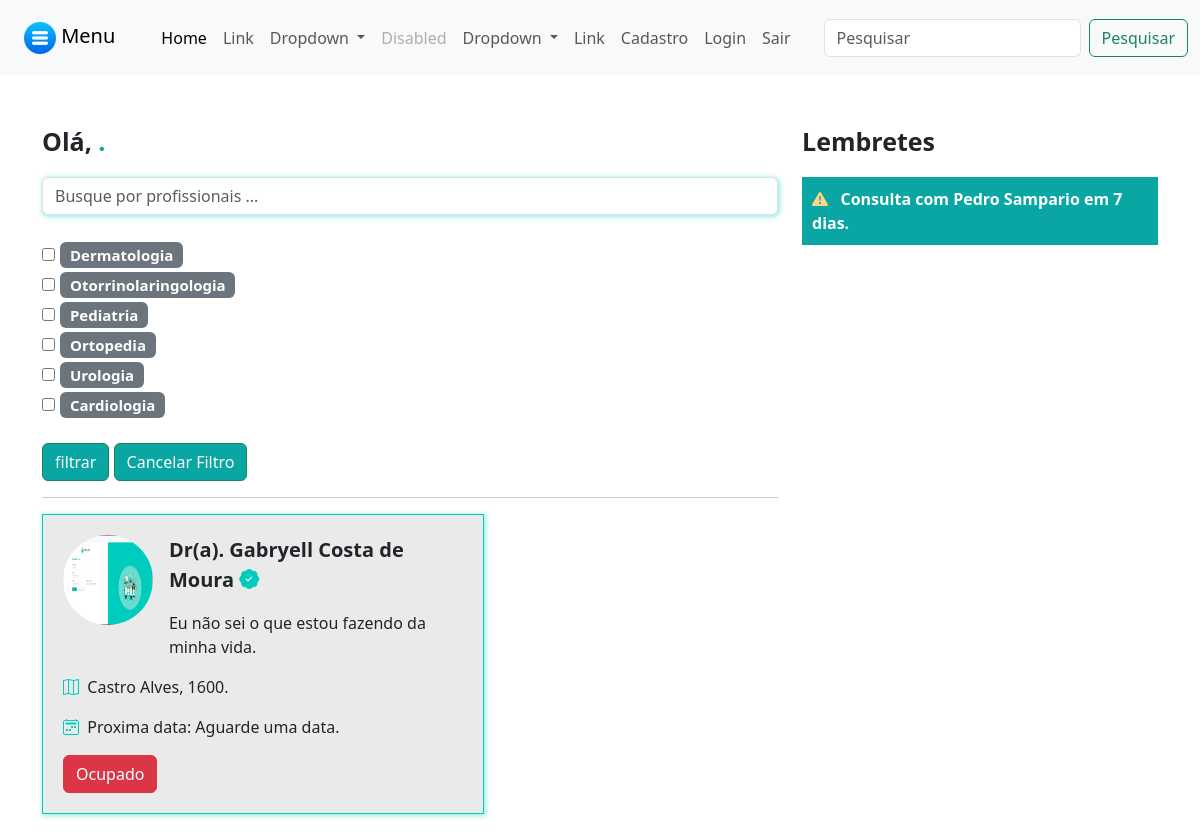
Page /pacientes/home/ on the earlier database version.
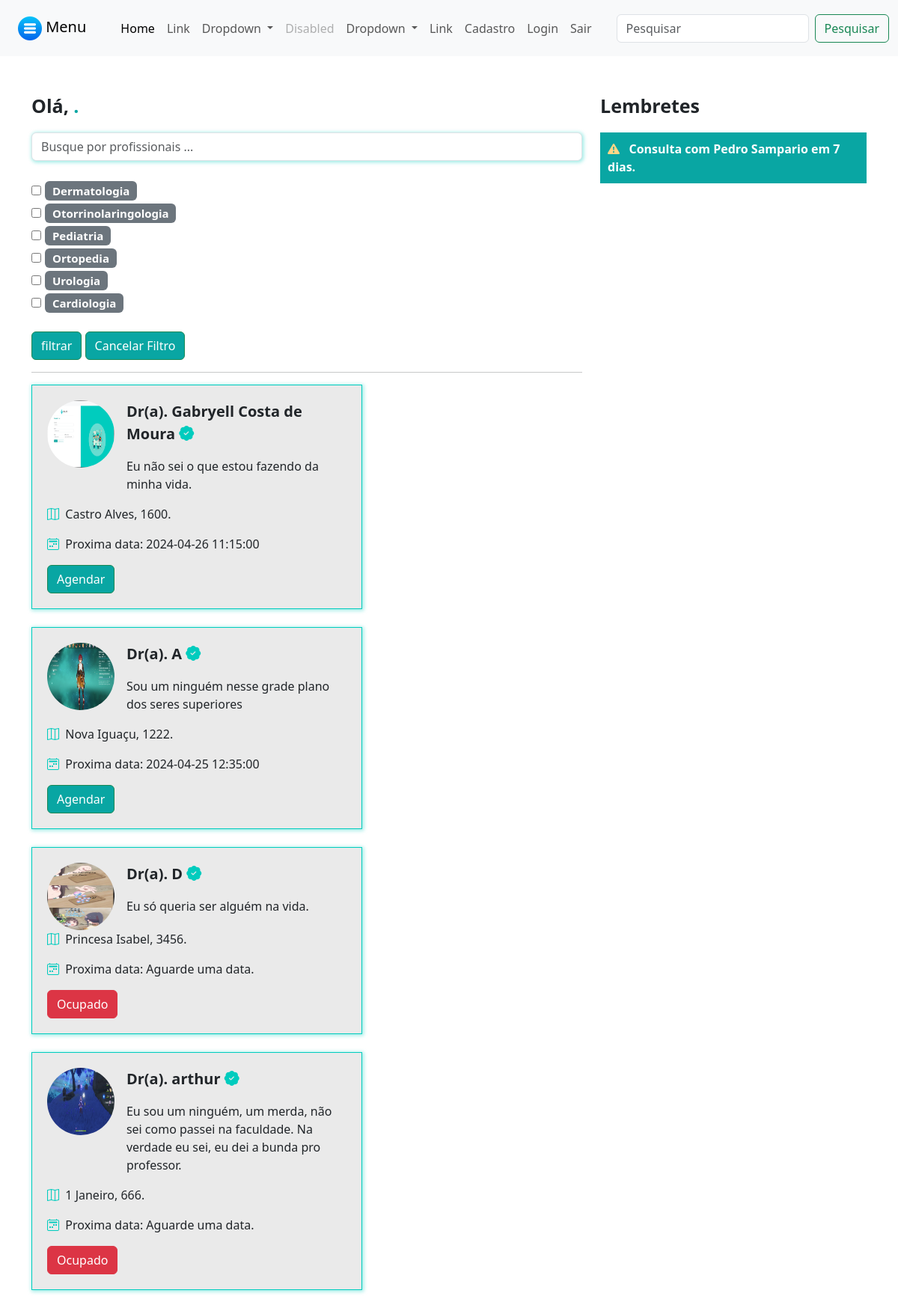
Same page on the later database version.
### medicos/models.py (models this page shows, shortened)
class Especialidades(models.Model):
    especialidade = models.CharField(max_length=150)
    icone = models.ImageField(upload_to="icones", null=True, blank=True)

class DadosMedico(models.Model):
    crm = models.CharField(max_length=12)
    nome = models.CharField(max_length=100)
    cep = models.CharField(max_length=15)
    rua = models.CharField(max_length=100)
    bairro = models.CharField(max_length=100)
    numero = models.IntegerField()
    rg = models.ImageField(upload_to="rgs")
    cedula_identidade_medica = models.ImageField(upload_to='cim')
    foto = models.ImageField(upload_to="fotos_perfil")
    descricao = models.TextField(null=True, blank=True)
    valor_consulta = models.FloatField(default=100)
    user = models.ForeignKey(User, on_delete=models.DO_NOTHING)
    especialidade = models.ForeignKey(Especialidades, on_delete=models.DO_NOTHING, null=True, blank=True)
    @property
    def proxima_data(self):
        proxima_data = DatasAbertas.objects.filter(user=self.user).filter(data__gt=datetime.now()).filter(agendado=False).order_by('data').first()
        return proxima_data

class DatasAbertas(models.Model):
    data = models.DateTimeField()
    user = models.ForeignKey(User, on_delete=models.DO_NOTHING)
    agendado = models.BooleanField(default=False)
    def __str__(self):
        return str(self.data)

### pacientes/views.py (the view)
# urls.py: path('home/', views.home, name="home"),
def home(request):
    if request.method == "GET":
        medico_filtrar = request.GET.get('medico')
        medicos = DadosMedico.objects.all()
        especialidades = Especialidades.objects.all()  # Corrigido aqui
        especialidades_filtrar = request.GET.getlist('especialidades')
        if medico_filtrar:
            medicos = medicos.filter(nome__icontains = medico_filtrar)
        if especialidades_filtrar:
            medicos = medicos.filter(especialidade_id__in=especialidades_filtrar)
        return render(request, 'home.html', {'medicos': medicos, 'especialidades': especialidades})

### pacientes/templates/home.html
{% extends "base.html" %}
{% load static %}
    {% block 'head' %}
        <link rel="stylesheet" href="{% static 'medicos/css/abrir_horario.css' %}">
        <link rel="stylesheet" href="{% static 'usuarios/css/usuarios.css' %}">
        <link rel="stylesheet" href="{% static 'medicos/css/cadastro_medico.css' %}">
        <link rel="stylesheet" href="{% static 'pacientes/css/home.css' %}">
        <link rel="stylesheet" href="https://cdn.jsdelivr.net/npm/bootstrap-icons@1.11.3/font/bootstrap-icons.min.css">
    {% endblock 'head' %}
    {% block 'body' %}
        <br><br>
        <div class="container">
            <div class="row">
                <div class="col-md-8">
                    <p style="font-size: 25px" class="p-bold">Olá, <span class="color-dark">{{request.user.username}}.</span></p>
                    <form action="{% url 'home' %} " post="GET">
                        <input type="text" class="form-control shadow-main-color" placeholder="Busque por profissionais ..." name="medico">
                        <br>
                        {% for especialidade in especialidades %}
                        <div class="especialidades">
                            <input type="checkbox" name="especialidades" value="{{especialidade.id}}">
                            <span class="badge bg-secondary">
                                {{especialidade.especialidade}}
                            </span>
                        </div>
                        {% endfor %}
                        <br>
                        <input type="submit" value="filtrar" class="btn btn-success btn-dark-color">
                        <button onclick="{% url 'home' %}" class="btn btn-success btn-dark-color">Cancelar Filtro</button>
                    </form>
                    <hr>
                    <div class="list-medicos">
                        {% for medico in medicos %}
                            <div class="card-medicos shadow-main-color">
                                <div class="row">
                                    <div class="col-md-3"><img src="{{medico.foto.url}}" class="foto-perfil-card" alt=""></div>
                                    <div class="col-md">
                                        <p style="font-size: 20px" class="p-bold">Dr(a). {{medico.nome}} <i class="bi bi-patch-check-fill icon-main"></i></p>
                                        <p>{{medico.descricao}}</p>
                                    </div>
                                </div>
                                <p><i class="bi bi-map icon-main"></i>&nbsp;&nbsp;{{medico.rua}}, {{medico.numero}}.</p>
                                <p><i class="bi bi-calendar2-week icon-main"></i>&nbsp;&nbsp;Proxima data:
                                    {% if medico.proxima_data %}
                                        {{medico.proxima_data}}
                                    {% else %}
                                        Aguarde uma data.
                                    {% endif %}
                                </p>
                                    {% if medico.proxima_data %}
                                        <a href="{% url 'escolher_horario' medico.id %}" class="btn btn-success btn-dark-color">Agendar</a>
                                    {% else %}
                                        <button class="btn btn-success btn-danger">Ocupado</button>
                                    {% endif %}
                            </div>
                            <br>
                        {% endfor %}
                    </div>
                </div>
                <div class="col-md-4">
                    <p style="font-size: 25px" class="p-bold">Lembretes</p>
                    <p class="bg-main-lembrete">
                        <span class="p-bold"><i class="bi bi-exclamation-triangle-fill icon-differential"></i>&nbsp;&nbsp; Consulta com Pedro Sampario em 7 dias.</span>
                    </p>
                </div>
            </div>
        </div>
    {% endblock 'body' %}

### templates/base.html (shortened to what this page needs)
{% load static %}
<!doctype html>
<html lang="pt-br">
    <head>
        <link rel="stylesheet" href="">
        <link rel="stylesheet" href="{% static 'geral/css/base.css' %}">
        <link rel="stylesheet" href="https://cdn.jsdelivr.net/npm/bootstrap@5.3.3/dist/css/bootstrap.min.css">
        {% block 'head' %}{% endblock 'head' %}
    </head>
    <body>
    {% block 'navbar' %}
        <nav class="navbar navbar-expand-lg bg-body-tertiary">
            <div class="container-fluid">
                <nav class="navbar bg-body-tertiary">
                    <div class="container-fluid">
                        <a class="navbar-brand" href="#">
                            <img src="{% static 'geral/icons/botao-de-menu-circular-azul-32px.png' %}" alt="Logo" class="d-inline-block align-text-top">
                            Menu
                        </a>
                    </div>
                </nav>
                <div class="collapse navbar-collapse" id="navbarSupportedContent">
                    <ul class="navbar-nav me-auto mb-2 mb-lg-0">
                        <li class="nav-item">
                            <a class="nav-link active" aria-current="page" href="#">Home</a>
                        </li>
                        <li class="nav-item">
                            <a class="nav-link" href="#">Link</a>
                        </li>
                        <li class="nav-item dropdown">
                            <a class="nav-link dropdown-toggle" href="#" role="button" data-bs-toggle="dropdown" aria-expanded="false">
                                Dropdown
                            </a>
                        </li>
                        <li class="nav-item">
                            <a class="nav-link disabled" aria-disabled="true">Disabled</a>
                        </li>
                        <li class="nav-item dropdown">
                            <a class="nav-link dropdown-toggle" href="#" role="button" data-bs-toggle="dropdown" aria-expanded="false">
                                Dropdown
                            </a>
                        </li>
                        <li class="nav-item">
                            <a class="nav-link" href="#">Link</a>
                        </li>
                        <li class="nav-item">
                            <a class="nav-link" href="{% url 'cadastro' %}">Cadastro</a>
                        </li>
                        <li class="nav-item">
                            <a class="nav-link" href="{% url 'login' %}">Login</a>
                        </li>
                        <li class="nav-item">
                            <a class="nav-link" href="{% url 'sair' %}">Sair</a>
                        </li>
                    </ul>
                    <form class="d-flex" role="search">
                        <input class="form-control me-2" type="search" placeholder="Pesquisar" aria-label="Search">
                        <button class="btn btn-outline-success" type="submit">Pesquisar</button>
                    </form>
                </div>
            </div>
        </nav>
    {% endblock 'navbar' %}
    {% block 'body' %}{% endblock 'body' %}
    </body>
</html>

### templates/static/geral/css/base.css (style rules this page uses)
:root { --main-color: #00ccbe; --dark-color: #09a6a3; --contrast-color: #ffd686; }
.p-bold { font-weight: bold; }
.color-dark { color: var(--dark-color); }
.navbar-expand-lg .navbar-nav { margin-left: 10px; }

### templates/static/usuarios/css/usuarios.css (style rules this page uses)
.btn-dark-color { background-color: var(--dark-color); color: white; }

### templates/static/medicos/css/cadastro_medico.css (style rules this page uses)
.shadow-main-color { box-shadow: 1px 1px 5px 1px rgba(0, 204, 190,.4); }

### templates/static/pacientes/css/home.css (style rules this page uses)
.especialidades { font-size: 20px; }
.card-medicos { width: 60%; background-color: #EAEAEA; border: 1px solid var(--main-color); padding: 20px; }
.foto-perfil-card { width: 90px; height: 90px; border-radius: 45px; }
.icon-main { color: var(--main-color); }
.bg-main-lembrete { background-color: var(--dark-color); padding: 10px; color: white; }
.icon-differential { color: var(--contrast-color); }

Differences in the rows shown:
shown differently, row unchanged: DadosMedico "Gabryell Costa de Moura": proxima_data (not shown) → "2024-04-26 11:15:00"; text "Aguarde uma data. Ocupado" → "Agendar"
added DadosMedico: foto (picture), nome "A", descricao "Sou um ninguém nesse grade plano dos seres superiores", rua "Nova Iguaçu", numero "1222", proxima_data "2024-04-25 12:35:00", shows "Agendar"
added DadosMedico: foto (picture), nome "D", descricao "Eu só queria ser alguém na vida.", rua "Princesa Isabel", numero "3456", shows "Aguarde uma data.", shows "Ocupado"
added DadosMedico: foto (picture), nome "arthur", descricao "Eu sou um ninguém, um merda, não sei como passei na faculdade. Na verdade eu sei, eu dei a bunda pro professor.", rua "1 Janeiro", numero "666", shows "Aguarde uma data.", shows "Ocupado"
